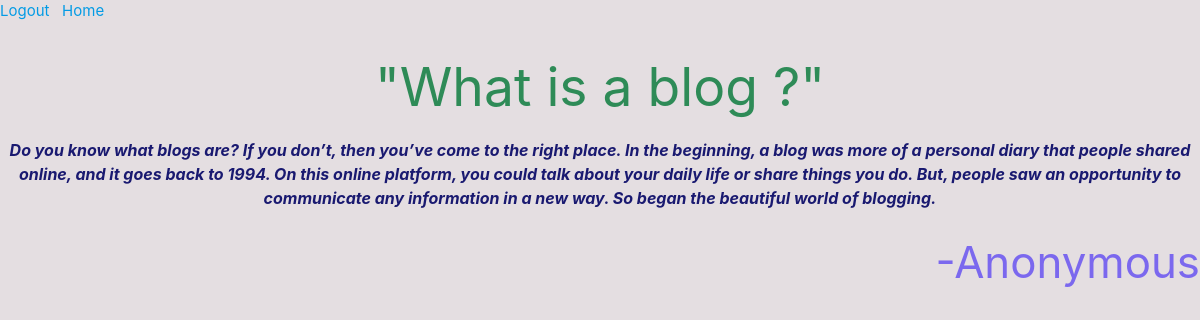
/art/3 (signed in), run on the app's committed database.
### main/models.py (models this page shows, shortened)
class Blog(models.Model):
    title = models.CharField(max_length=100)
    body = models.TextField(max_length=3000)
    genre = models.CharField(max_length=100,blank=True,null=True)
    author = models.CharField(max_length=100, blank = True , null = True)
    age = models.IntegerField(validators=[
        MaxValueValidator(100),
        MinValueValidator(4)
    ],blank=True, null=True)

### main/views.py (the view)
# urls.py: path('art/<int:id>',views.art,name = 'art'),
@login_required
def art(request,id):
    rest = get_object_or_404(models.Blog,pk=id)
    context={
        'blog':rest
    }
    return render(request,'main/art.html',context)

### templates/main/art.html
{% extends 'main/base.html' %}
{% block body %}
<h2 style="color: seagreen ;text-align: center;">
  "{{ blog.title }}"
</h2>
<p style="color: midnightblue; text-align: center; font-size:medium">
    <b><i> {{ blog.body }} </i></b>
</p>
<h3 style="color: mediumslateblue; text-align: right">
    -{{ blog.author }}
</h3>
{% endblock %}

### data on the page
Blog: title "What is a blog ?", body "Do you know what blogs are? If you don’t, then you’ve come to the right place. In the beginning, a blog was more of a personal diary that people shared online, and it goes back to 1994. On this online platform, you could talk about your daily life or share things you do. But, people saw an opportunity to communicate any information in a new way. So began the beautiful world of blogging.", author "Anonymous"
